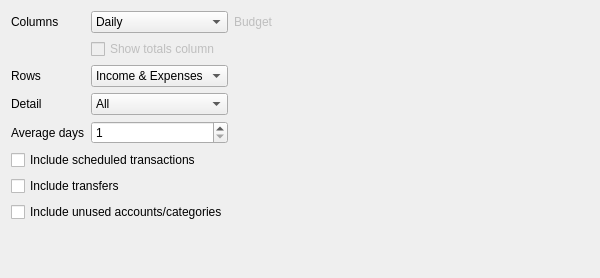
<?xml version="1.0" encoding="UTF-8"?>
<ui version="4.0" stdsetdef="1">
  <author></author>
  <comment></comment>
  <exportmacro></exportmacro>
  <class>kMyMoneyReportConfigTab2Decl</class>
  <widget class="QWidget" name="kMyMoneyReportConfigTab2Decl">
    <property name="geometry">
      <rect>
        <x>0</x>
        <y>0</y>
        <width>600</width>
        <height>278</height>
      </rect>
    </property>
    <property name="windowTitle">
      <string>Rows/Columns Tab</string>
    </property>
    <property name="toolTip" stdset="0">
      <string/>
    </property>
    <property name="whatsThis" stdset="0">
      <string>&lt;p&gt;On this tab, you configure how you'd like the rows and columns to be selected and organized.&lt;/p&gt;</string>
    </property>
    <layout class="QVBoxLayout">
      <item>
        <layout class="QHBoxLayout">
          <item>
            <layout class="QGridLayout">
              <item row="3" column="0">
                <widget class="QLabel" name="textLabel6">
                  <property name="text">
                    <string>Detail</string>
                  </property>
                  <property name="wordWrap">
                    <bool>false</bool>
                  </property>
                </widget>
              </item>
              <item row="3" column="1">
                <widget class="KComboBox" name="m_comboDetail">
                  <property name="toolTip" stdset="0">
                    <string>&lt;p&gt;Choose what kind of accounts to display as the rows of this report.&lt;/p&gt;</string>
                  </property>
                  <item>
                    <property name="text">
                      <string comment="@item all accounts">All</string>
                    </property>
                  </item>
                  <item>
                    <property name="text">
                      <string>Top-Level</string>
                    </property>
                  </item>
                  <item>
                    <property name="text">
                      <string>Groups</string>
                    </property>
                  </item>
                  <item>
                    <property name="text">
                      <string>Totals</string>
                    </property>
                  </item>
                </widget>
              </item>
              <item row="0" column="2">
                <widget class="QFrame" name="m_budgetFrame">
                  <property name="enabled">
                    <bool>false</bool>
                  </property>
                  <property name="frameShape">
                    <enum>QFrame::NoFrame</enum>
                  </property>
                  <property name="frameShadow">
                    <enum>QFrame::Raised</enum>
                  </property>
                  <layout class="QHBoxLayout">
                    <property name="margin">
                      <number>0</number>
                    </property>
                    <item>
                      <widget class="QLabel" name="textLabel1">
                        <property name="text">
                          <string>Budget</string>
                        </property>
                        <property name="wordWrap">
                          <bool>false</bool>
                        </property>
                      </widget>
                    </item>
                    <item>
                      <widget class="KMyMoneyGeneralCombo" name="m_comboBudget"/>
                    </item>
                  </layout>
                </widget>
              </item>
              <item row="0" column="0">
                <widget class="QLabel" name="textLabel4">
                  <property name="text">
                    <string>Columns</string>
                  </property>
                  <property name="wordWrap">
                    <bool>false</bool>
                  </property>
                </widget>
              </item>
              <item row="0" column="1">
                <widget class="KComboBox" name="m_comboColumns">
                  <property name="toolTip" stdset="0">
                    <string>&lt;p&gt;Choose how large of a time period each column should encompass&lt;/p&gt;</string>
                  </property>
                  <item>
                    <property name="text">
                      <string comment="@item the columns will display daily data">Daily</string>
                    </property>
                  </item>
                  <item>
                    <property name="text">
                      <string comment="@item the columns will display weekly data">Weekly</string>
                    </property>
                  </item>
                  <item>
                    <property name="text">
                      <string comment="@item the columns will display monthly data">Monthly</string>
                    </property>
                  </item>
                  <item>
                    <property name="text">
                      <string comment="@item the columns will display bi-monthly data">Bi-Monthly</string>
                    </property>
                  </item>
                  <item>
                    <property name="text">
                      <string comment="@item the columns will display quarterly data">Quarterly</string>
                    </property>
                  </item>
                  <item>
                    <property name="text">
                      <string comment="@item the columns will display yearly data">Yearly</string>
                    </property>
                  </item>
                </widget>
              </item>
              <item row="2" column="1">
                <widget class="KComboBox" name="m_comboRows">
                  <property name="toolTip" stdset="0">
                    <string>&lt;p&gt;Choose what kind of accounts to display as the rows of this report.&lt;/p&gt;</string>
                  </property>
                  <item>
                    <property name="text">
                      <string>Income &amp; Expenses</string>
                    </property>
                  </item>
                  <item>
                    <property name="text">
                      <string>Assets &amp; Liabilities</string>
                    </property>
                  </item>
                </widget>
              </item>
              <item row="2" column="0">
                <widget class="QLabel" name="textLabel5">
                  <property name="text">
                    <string>Rows</string>
                  </property>
                  <property name="wordWrap">
                    <bool>false</bool>
                  </property>
                </widget>
              </item>
              <item row="1" column="1">
                <widget class="QCheckBox" name="m_checkTotalColumn">
                  <property name="enabled">
                    <bool>false</bool>
                  </property>
                  <property name="text">
                    <string>Show totals column</string>
                  </property>
                </widget>
              </item>
              <item row="4" column="0">
                <widget class="QLabel" name="textLabel10">
                  <property name="text">
                    <string>Average days</string>
                  </property>
                  <property name="wordWrap">
                    <bool>false</bool>
                  </property>
                </widget>
              </item>
              <item row="4" column="1">
                <widget class="QSpinBox" name="m_movingAverageDays">
                  <property name="maximum">
                    <number>366</number>
                  </property>
                  <property name="minimum">
                    <number>1</number>
                  </property>
                </widget>
              </item>
            </layout>
          </item>
          <item>
            <spacer name="spacer12_2">
              <property name="sizeHint">
                <size>
                  <width>94</width>
                  <height>21</height>
                </size>
              </property>
              <property name="sizeType">
                <enum>QSizePolicy::Expanding</enum>
              </property>
              <property name="orientation">
                <enum>Qt::Horizontal</enum>
              </property>
            </spacer>
          </item>
        </layout>
      </item>
      <item>
        <widget class="QCheckBox" name="m_checkScheduled">
          <property name="text">
            <string>Include scheduled transactions</string>
          </property>
        </widget>
      </item>
      <item>
        <widget class="QCheckBox" name="m_checkTransfers">
          <property name="text">
            <string>Include transfers</string>
          </property>
        </widget>
      </item>
      <item>
        <widget class="QCheckBox" name="m_checkUnused">
          <property name="text">
            <string>Include unused accounts/categories</string>
          </property>
        </widget>
      </item>
      <item>
        <spacer name="spacer13">
          <property name="sizeHint">
            <size>
              <width>20</width>
              <height>40</height>
            </size>
          </property>
          <property name="sizeType">
            <enum>QSizePolicy::Expanding</enum>
          </property>
          <property name="orientation">
            <enum>Qt::Vertical</enum>
          </property>
        </spacer>
      </item>
    </layout>
  </widget>
  <customwidgets>
  <customwidget>
   <class>KMyMoneyGeneralCombo</class>
   <extends>QWidget</extends>
   <header>kmymoneymvccombo.h</header>
   <container>1</container>
  </customwidget>
    <customwidget>
      <class>KComboBox</class>
      <extends>QComboBox</extends>
      <header location="global">kcombobox.h</header>
    </customwidget>
  </customwidgets>
  <layoutdefault spacing="6" margin="11"/>
  </ui>
